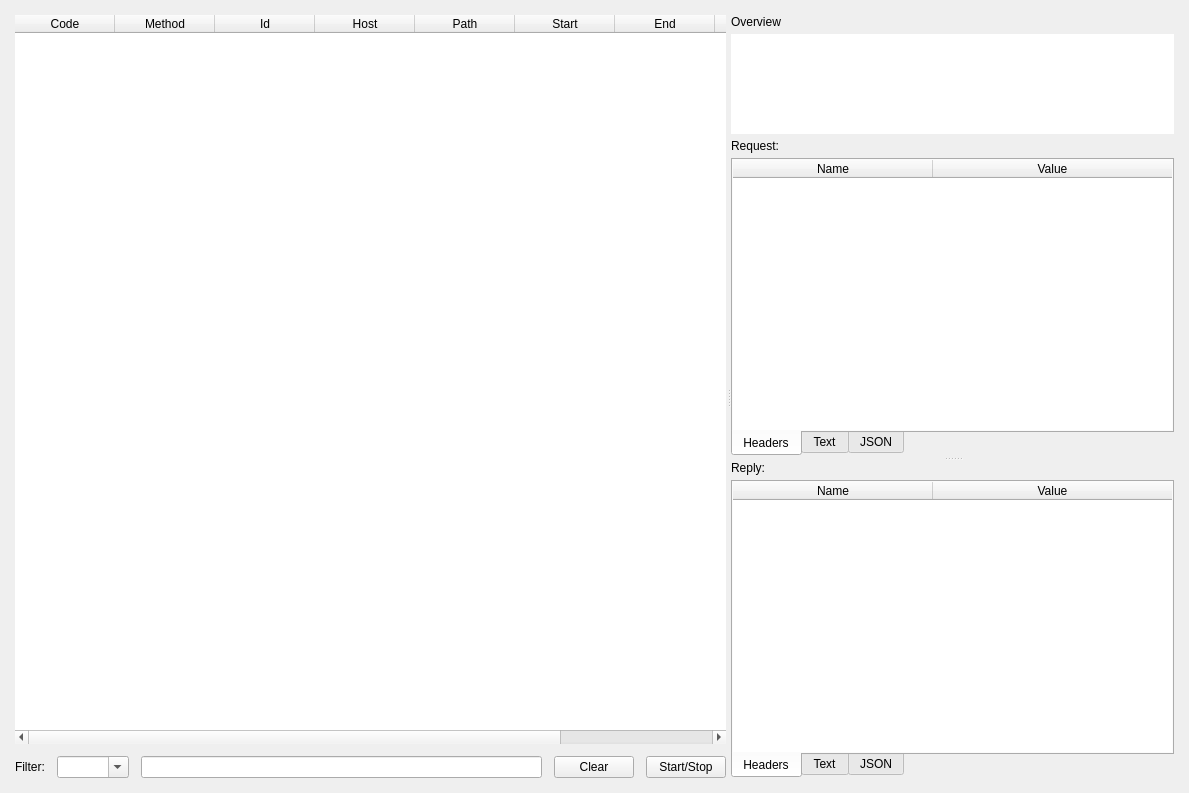
<?xml version="1.0" encoding="UTF-8"?>
<ui version="4.0">
 <class>PLSNetworkMonitorTool</class>
 <widget class="QWidget" name="PLSNetworkMonitorTool">
  <property name="geometry">
   <rect>
    <x>0</x>
    <y>0</y>
    <width>1189</width>
    <height>793</height>
   </rect>
  </property>
  <property name="windowTitle">
   <string notr="true">Network Monitor Tool</string>
  </property>
  <layout class="QHBoxLayout" name="horizontalLayout_2">
   <property name="spacing">
    <number>0</number>
   </property>
   <property name="leftMargin">
    <number>15</number>
   </property>
   <property name="topMargin">
    <number>15</number>
   </property>
   <property name="rightMargin">
    <number>15</number>
   </property>
   <property name="bottomMargin">
    <number>15</number>
   </property>
   <item>
    <widget class="QSplitter" name="splitter">
     <property name="orientation">
      <enum>Qt::Orientation::Horizontal</enum>
     </property>
     <property name="handleWidth">
      <number>5</number>
     </property>
     <property name="childrenCollapsible">
      <bool>false</bool>
     </property>
     <widget class="QWidget" name="widget_2" native="true">
      <layout class="QVBoxLayout" name="verticalLayout" stretch="1,0">
       <property name="spacing">
        <number>12</number>
       </property>
       <property name="leftMargin">
        <number>0</number>
       </property>
       <property name="topMargin">
        <number>0</number>
       </property>
       <property name="rightMargin">
        <number>0</number>
       </property>
       <property name="bottomMargin">
        <number>0</number>
       </property>
       <item>
        <widget class="QTableWidget" name="requests">
         <property name="frameShape">
          <enum>QFrame::Shape::NoFrame</enum>
         </property>
         <property name="editTriggers">
          <set>QAbstractItemView::EditTrigger::NoEditTriggers</set>
         </property>
         <property name="selectionMode">
          <enum>QAbstractItemView::SelectionMode::SingleSelection</enum>
         </property>
         <property name="selectionBehavior">
          <enum>QAbstractItemView::SelectionBehavior::SelectRows</enum>
         </property>
         <property name="showGrid">
          <bool>true</bool>
         </property>
         <property name="gridStyle">
          <enum>Qt::PenStyle::SolidLine</enum>
         </property>
         <property name="sortingEnabled">
          <bool>true</bool>
         </property>
         <attribute name="verticalHeaderVisible">
          <bool>false</bool>
         </attribute>
         <column>
          <property name="text">
           <string>Code</string>
          </property>
         </column>
         <column>
          <property name="text">
           <string>Method</string>
          </property>
         </column>
         <column>
          <property name="text">
           <string>Id</string>
          </property>
         </column>
         <column>
          <property name="text">
           <string>Host</string>
          </property>
         </column>
         <column>
          <property name="text">
           <string>Path</string>
          </property>
         </column>
         <column>
          <property name="text">
           <string>Start</string>
          </property>
         </column>
         <column>
          <property name="text">
           <string>End</string>
          </property>
         </column>
         <column>
          <property name="text">
           <string>Duration</string>
          </property>
         </column>
         <column>
          <property name="text">
           <string>Status</string>
          </property>
         </column>
        </widget>
       </item>
       <item>
        <layout class="QHBoxLayout" name="horizontalLayout" stretch="0,0,1,0,0">
         <property name="spacing">
          <number>12</number>
         </property>
         <property name="leftMargin">
          <number>0</number>
         </property>
         <property name="topMargin">
          <number>0</number>
         </property>
         <property name="rightMargin">
          <number>0</number>
         </property>
         <property name="bottomMargin">
          <number>0</number>
         </property>
         <item>
          <widget class="QLabel" name="label_3">
           <property name="text">
            <string>Filter:</string>
           </property>
          </widget>
         </item>
         <item>
          <widget class="QComboBox" name="requestID">
           <property name="editable">
            <bool>true</bool>
           </property>
           <property name="currentText">
            <string notr="true"/>
           </property>
          </widget>
         </item>
         <item>
          <widget class="QLineEdit" name="filter"/>
         </item>
         <item>
          <widget class="QPushButton" name="clearButton">
           <property name="text">
            <string>Clear</string>
           </property>
          </widget>
         </item>
         <item>
          <widget class="QPushButton" name="startStopButton">
           <property name="text">
            <string>Start/Stop</string>
           </property>
          </widget>
         </item>
        </layout>
       </item>
      </layout>
     </widget>
     <widget class="QWidget" name="widget" native="true">
      <layout class="QVBoxLayout" name="verticalLayout_5" stretch="0,1">
       <property name="spacing">
        <number>5</number>
       </property>
       <property name="leftMargin">
        <number>0</number>
       </property>
       <property name="topMargin">
        <number>0</number>
       </property>
       <property name="rightMargin">
        <number>0</number>
       </property>
       <property name="bottomMargin">
        <number>0</number>
       </property>
       <item>
        <layout class="QVBoxLayout" name="verticalLayout_4">
         <property name="spacing">
          <number>5</number>
         </property>
         <property name="leftMargin">
          <number>0</number>
         </property>
         <property name="topMargin">
          <number>0</number>
         </property>
         <property name="rightMargin">
          <number>0</number>
         </property>
         <property name="bottomMargin">
          <number>0</number>
         </property>
         <item>
          <widget class="QLabel" name="label_4">
           <property name="text">
            <string>Overview</string>
           </property>
          </widget>
         </item>
         <item>
          <widget class="QTextEdit" name="overview">
           <property name="minimumSize">
            <size>
             <width>0</width>
             <height>100</height>
            </size>
           </property>
           <property name="maximumSize">
            <size>
             <width>16777215</width>
             <height>100</height>
            </size>
           </property>
           <property name="frameShape">
            <enum>QFrame::Shape::NoFrame</enum>
           </property>
           <property name="readOnly">
            <bool>true</bool>
           </property>
           <property name="html">
            <string notr="true">&lt;!DOCTYPE HTML PUBLIC &quot;-//W3C//DTD HTML 4.0//EN&quot; &quot;http://www.w3.org/TR/REC-html40/strict.dtd&quot;&gt;
&lt;html&gt;&lt;head&gt;&lt;meta name=&quot;qrichtext&quot; content=&quot;1&quot; /&gt;&lt;meta charset=&quot;utf-8&quot; /&gt;&lt;style type=&quot;text/css&quot;&gt;
p, li { white-space: pre-wrap; }
hr { height: 1px; border-width: 0; }
li.unchecked::marker { content: &quot;\2610&quot;; }
li.checked::marker { content: &quot;\2612&quot;; }
&lt;/style&gt;&lt;/head&gt;&lt;body style=&quot; font-family:'Segoe UI'; font-size:9pt; font-weight:400; font-style:normal;&quot;&gt;
&lt;p style=&quot;-qt-paragraph-type:empty; margin-top:0px; margin-bottom:0px; margin-left:0px; margin-right:0px; -qt-block-indent:0; text-indent:0px;&quot;&gt;&lt;br /&gt;&lt;/p&gt;&lt;/body&gt;&lt;/html&gt;</string>
           </property>
           <property name="placeholderText">
            <string notr="true"/>
           </property>
          </widget>
         </item>
        </layout>
       </item>
       <item>
        <widget class="QSplitter" name="splitter_2">
         <property name="orientation">
          <enum>Qt::Orientation::Vertical</enum>
         </property>
         <property name="handleWidth">
          <number>5</number>
         </property>
         <property name="childrenCollapsible">
          <bool>false</bool>
         </property>
         <widget class="QWidget" name="widget_3" native="true">
          <layout class="QVBoxLayout" name="verticalLayout_2" stretch="0,0">
           <property name="spacing">
            <number>5</number>
           </property>
           <property name="leftMargin">
            <number>0</number>
           </property>
           <property name="topMargin">
            <number>0</number>
           </property>
           <property name="rightMargin">
            <number>0</number>
           </property>
           <property name="bottomMargin">
            <number>0</number>
           </property>
           <item>
            <widget class="QLabel" name="label">
             <property name="text">
              <string>Request:</string>
             </property>
            </widget>
           </item>
           <item>
            <widget class="QTabWidget" name="tabWidget">
             <property name="tabPosition">
              <enum>QTabWidget::TabPosition::South</enum>
             </property>
             <property name="currentIndex">
              <number>0</number>
             </property>
             <widget class="QWidget" name="requestHeadersTab">
              <attribute name="title">
               <string>Headers</string>
              </attribute>
              <layout class="QHBoxLayout" name="horizontalLayout_4">
               <property name="spacing">
                <number>0</number>
               </property>
               <property name="leftMargin">
                <number>0</number>
               </property>
               <property name="topMargin">
                <number>0</number>
               </property>
               <property name="rightMargin">
                <number>0</number>
               </property>
               <property name="bottomMargin">
                <number>0</number>
               </property>
               <item>
                <widget class="QTableWidget" name="requestHeaders">
                 <property name="frameShape">
                  <enum>QFrame::Shape::NoFrame</enum>
                 </property>
                 <property name="editTriggers">
                  <set>QAbstractItemView::EditTrigger::NoEditTriggers</set>
                 </property>
                 <property name="selectionMode">
                  <enum>QAbstractItemView::SelectionMode::SingleSelection</enum>
                 </property>
                 <property name="selectionBehavior">
                  <enum>QAbstractItemView::SelectionBehavior::SelectRows</enum>
                 </property>
                 <property name="showGrid">
                  <bool>true</bool>
                 </property>
                 <property name="sortingEnabled">
                  <bool>true</bool>
                 </property>
                 <attribute name="horizontalHeaderVisible">
                  <bool>true</bool>
                 </attribute>
                 <attribute name="horizontalHeaderCascadingSectionResizes">
                  <bool>true</bool>
                 </attribute>
                 <attribute name="horizontalHeaderMinimumSectionSize">
                  <number>200</number>
                 </attribute>
                 <attribute name="horizontalHeaderDefaultSectionSize">
                  <number>200</number>
                 </attribute>
                 <attribute name="horizontalHeaderStretchLastSection">
                  <bool>true</bool>
                 </attribute>
                 <attribute name="verticalHeaderVisible">
                  <bool>false</bool>
                 </attribute>
                 <column>
                  <property name="text">
                   <string>Name</string>
                  </property>
                 </column>
                 <column>
                  <property name="text">
                   <string>Value</string>
                  </property>
                 </column>
                </widget>
               </item>
              </layout>
             </widget>
             <widget class="QWidget" name="requestContentTab">
              <attribute name="title">
               <string>Text</string>
              </attribute>
              <layout class="QHBoxLayout" name="horizontalLayout_5">
               <property name="spacing">
                <number>0</number>
               </property>
               <property name="leftMargin">
                <number>0</number>
               </property>
               <property name="topMargin">
                <number>0</number>
               </property>
               <property name="rightMargin">
                <number>0</number>
               </property>
               <property name="bottomMargin">
                <number>0</number>
               </property>
               <item>
                <widget class="QTextEdit" name="requestBodyText">
                 <property name="frameShape">
                  <enum>QFrame::Shape::NoFrame</enum>
                 </property>
                 <property name="readOnly">
                  <bool>true</bool>
                 </property>
                 <property name="html">
                  <string notr="true">&lt;!DOCTYPE HTML PUBLIC &quot;-//W3C//DTD HTML 4.0//EN&quot; &quot;http://www.w3.org/TR/REC-html40/strict.dtd&quot;&gt;
&lt;html&gt;&lt;head&gt;&lt;meta name=&quot;qrichtext&quot; content=&quot;1&quot; /&gt;&lt;meta charset=&quot;utf-8&quot; /&gt;&lt;style type=&quot;text/css&quot;&gt;
p, li { white-space: pre-wrap; }
hr { height: 1px; border-width: 0; }
li.unchecked::marker { content: &quot;\2610&quot;; }
li.checked::marker { content: &quot;\2612&quot;; }
&lt;/style&gt;&lt;/head&gt;&lt;body style=&quot; font-family:'Segoe UI'; font-size:9pt; font-weight:400; font-style:normal;&quot;&gt;
&lt;p style=&quot;-qt-paragraph-type:empty; margin-top:0px; margin-bottom:0px; margin-left:0px; margin-right:0px; -qt-block-indent:0; text-indent:0px;&quot;&gt;&lt;br /&gt;&lt;/p&gt;&lt;/body&gt;&lt;/html&gt;</string>
                 </property>
                 <property name="placeholderText">
                  <string notr="true"/>
                 </property>
                </widget>
               </item>
              </layout>
             </widget>
             <widget class="QWidget" name="requestJsonTab">
              <attribute name="title">
               <string>JSON</string>
              </attribute>
              <layout class="QHBoxLayout" name="horizontalLayout_7">
               <property name="spacing">
                <number>0</number>
               </property>
               <property name="leftMargin">
                <number>0</number>
               </property>
               <property name="topMargin">
                <number>0</number>
               </property>
               <property name="rightMargin">
                <number>0</number>
               </property>
               <property name="bottomMargin">
                <number>0</number>
               </property>
               <item>
                <widget class="QTreeWidget" name="requestBodyJson">
                 <property name="frameShape">
                  <enum>QFrame::Shape::NoFrame</enum>
                 </property>
                 <property name="editTriggers">
                  <set>QAbstractItemView::EditTrigger::NoEditTriggers</set>
                 </property>
                 <attribute name="headerVisible">
                  <bool>true</bool>
                 </attribute>
                 <attribute name="headerCascadingSectionResizes">
                  <bool>true</bool>
                 </attribute>
                 <attribute name="headerDefaultSectionSize">
                  <number>200</number>
                 </attribute>
                 <column>
                  <property name="text">
                   <string>Name</string>
                  </property>
                 </column>
                 <column>
                  <property name="text">
                   <string>Type</string>
                  </property>
                 </column>
                 <column>
                  <property name="text">
                   <string>Value</string>
                  </property>
                 </column>
                </widget>
               </item>
              </layout>
             </widget>
            </widget>
           </item>
          </layout>
         </widget>
         <widget class="QWidget" name="widget_4" native="true">
          <layout class="QVBoxLayout" name="verticalLayout_3" stretch="0,0">
           <property name="spacing">
            <number>5</number>
           </property>
           <property name="leftMargin">
            <number>0</number>
           </property>
           <property name="topMargin">
            <number>0</number>
           </property>
           <property name="rightMargin">
            <number>0</number>
           </property>
           <property name="bottomMargin">
            <number>0</number>
           </property>
           <item>
            <widget class="QLabel" name="label_2">
             <property name="text">
              <string>Reply:</string>
             </property>
            </widget>
           </item>
           <item>
            <widget class="QTabWidget" name="tabWidget_2">
             <property name="tabPosition">
              <enum>QTabWidget::TabPosition::South</enum>
             </property>
             <property name="currentIndex">
              <number>0</number>
             </property>
             <widget class="QWidget" name="replyHeadersTab">
              <attribute name="title">
               <string>Headers</string>
              </attribute>
              <layout class="QHBoxLayout" name="horizontalLayout_9">
               <property name="spacing">
                <number>0</number>
               </property>
               <property name="leftMargin">
                <number>0</number>
               </property>
               <property name="topMargin">
                <number>0</number>
               </property>
               <property name="rightMargin">
                <number>0</number>
               </property>
               <property name="bottomMargin">
                <number>0</number>
               </property>
               <item>
                <widget class="QTableWidget" name="replyHeaders">
                 <property name="frameShape">
                  <enum>QFrame::Shape::NoFrame</enum>
                 </property>
                 <property name="editTriggers">
                  <set>QAbstractItemView::EditTrigger::NoEditTriggers</set>
                 </property>
                 <property name="selectionMode">
                  <enum>QAbstractItemView::SelectionMode::SingleSelection</enum>
                 </property>
                 <property name="selectionBehavior">
                  <enum>QAbstractItemView::SelectionBehavior::SelectRows</enum>
                 </property>
                 <property name="showGrid">
                  <bool>true</bool>
                 </property>
                 <property name="sortingEnabled">
                  <bool>true</bool>
                 </property>
                 <attribute name="horizontalHeaderVisible">
                  <bool>true</bool>
                 </attribute>
                 <attribute name="horizontalHeaderCascadingSectionResizes">
                  <bool>true</bool>
                 </attribute>
                 <attribute name="horizontalHeaderMinimumSectionSize">
                  <number>200</number>
                 </attribute>
                 <attribute name="horizontalHeaderDefaultSectionSize">
                  <number>200</number>
                 </attribute>
                 <attribute name="horizontalHeaderStretchLastSection">
                  <bool>true</bool>
                 </attribute>
                 <attribute name="verticalHeaderVisible">
                  <bool>false</bool>
                 </attribute>
                 <column>
                  <property name="text">
                   <string>Name</string>
                  </property>
                 </column>
                 <column>
                  <property name="text">
                   <string>Value</string>
                  </property>
                 </column>
                </widget>
               </item>
              </layout>
             </widget>
             <widget class="QWidget" name="replyTextTab">
              <attribute name="title">
               <string>Text</string>
              </attribute>
              <layout class="QHBoxLayout" name="horizontalLayout_6">
               <property name="spacing">
                <number>0</number>
               </property>
               <property name="leftMargin">
                <number>0</number>
               </property>
               <property name="topMargin">
                <number>0</number>
               </property>
               <property name="rightMargin">
                <number>0</number>
               </property>
               <property name="bottomMargin">
                <number>0</number>
               </property>
               <item>
                <widget class="QTextEdit" name="replyBodyText">
                 <property name="frameShape">
                  <enum>QFrame::Shape::NoFrame</enum>
                 </property>
                 <property name="readOnly">
                  <bool>true</bool>
                 </property>
                 <property name="html">
                  <string notr="true">&lt;!DOCTYPE HTML PUBLIC &quot;-//W3C//DTD HTML 4.0//EN&quot; &quot;http://www.w3.org/TR/REC-html40/strict.dtd&quot;&gt;
&lt;html&gt;&lt;head&gt;&lt;meta name=&quot;qrichtext&quot; content=&quot;1&quot; /&gt;&lt;meta charset=&quot;utf-8&quot; /&gt;&lt;style type=&quot;text/css&quot;&gt;
p, li { white-space: pre-wrap; }
hr { height: 1px; border-width: 0; }
li.unchecked::marker { content: &quot;\2610&quot;; }
li.checked::marker { content: &quot;\2612&quot;; }
&lt;/style&gt;&lt;/head&gt;&lt;body style=&quot; font-family:'Segoe UI'; font-size:9pt; font-weight:400; font-style:normal;&quot;&gt;
&lt;p style=&quot;-qt-paragraph-type:empty; margin-top:0px; margin-bottom:0px; margin-left:0px; margin-right:0px; -qt-block-indent:0; text-indent:0px;&quot;&gt;&lt;br /&gt;&lt;/p&gt;&lt;/body&gt;&lt;/html&gt;</string>
                 </property>
                 <property name="placeholderText">
                  <string notr="true"/>
                 </property>
                </widget>
               </item>
              </layout>
             </widget>
             <widget class="QWidget" name="replyJsonTab">
              <attribute name="title">
               <string>JSON</string>
              </attribute>
              <layout class="QHBoxLayout" name="horizontalLayout_8">
               <property name="spacing">
                <number>0</number>
               </property>
               <property name="leftMargin">
                <number>0</number>
               </property>
               <property name="topMargin">
                <number>0</number>
               </property>
               <property name="rightMargin">
                <number>0</number>
               </property>
               <property name="bottomMargin">
                <number>0</number>
               </property>
               <item>
                <widget class="QTreeWidget" name="replyBodyJson">
                 <property name="frameShape">
                  <enum>QFrame::Shape::NoFrame</enum>
                 </property>
                 <property name="editTriggers">
                  <set>QAbstractItemView::EditTrigger::NoEditTriggers</set>
                 </property>
                 <attribute name="headerVisible">
                  <bool>true</bool>
                 </attribute>
                 <attribute name="headerCascadingSectionResizes">
                  <bool>true</bool>
                 </attribute>
                 <attribute name="headerDefaultSectionSize">
                  <number>200</number>
                 </attribute>
                 <column>
                  <property name="text">
                   <string>Name</string>
                  </property>
                 </column>
                 <column>
                  <property name="text">
                   <string>Type</string>
                  </property>
                 </column>
                 <column>
                  <property name="text">
                   <string>Value</string>
                  </property>
                 </column>
                </widget>
               </item>
              </layout>
             </widget>
            </widget>
           </item>
          </layout>
         </widget>
        </widget>
       </item>
      </layout>
     </widget>
    </widget>
   </item>
  </layout>
 </widget>
 <resources/>
 <connections/>
</ui>
